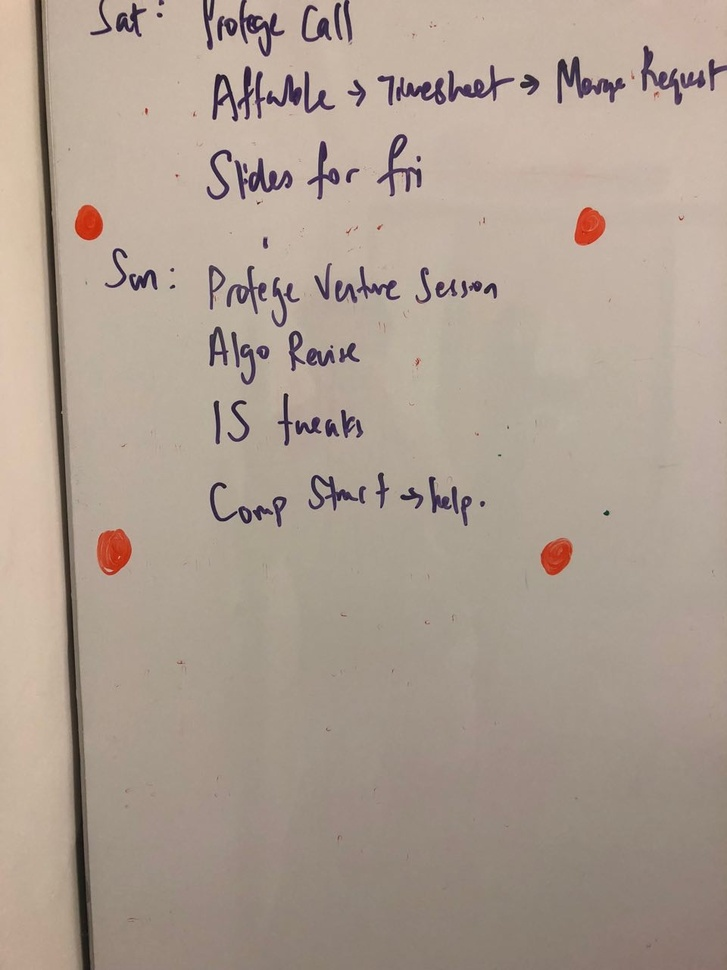
#> input picture test.jpg, 727 x 970 px, shrunk from 960 x 1280 before the run
$ jupyter execute 'Crop image based on orange circles.ipynb'   (shell and % lines are left out)   (older library calls are emulated)
#> lines starting #> are read from the running program, lines starting #| are printed output that depends on the picture; after the words box and inside, x2 and y2 are one past the last pixel; in counts of white or black regions, pixels touching at a corner belong together
[cell 1]
import cv2
import imutils

[cell 2]
import numpy as np
import matplotlib.pyplot as plt

[cell 3]
img = cv2.imread("test.jpg")
#> img is the input picture: shape (970, 727, 3); mean B, G, R 145.1, 157.8, 173
# img = cv2.cvtColor(img, cv2.COLOR_BGR2RGB)

[cell 4]
hsv = cv2.cvtColor(img, cv2.COLOR_BGR2HSV)
#> hsv: shape (970, 727, 3); mean H, S, V 19.6, 42.8, 173.1

[cell 5]
# lower_red = (0, 100, 100)
# upper_red = (20, 255, 255)

lower_red = (80, 70, 50)
upper_red = (100, 255, 255)

light_orange = (1, 190, 200)
dark_orange = (18, 255, 255)

lower_blue = np.array([110,50,50])
upper_blue = np.array([130,255,255])


mask = cv2.inRange(hsv, light_orange, dark_orange)
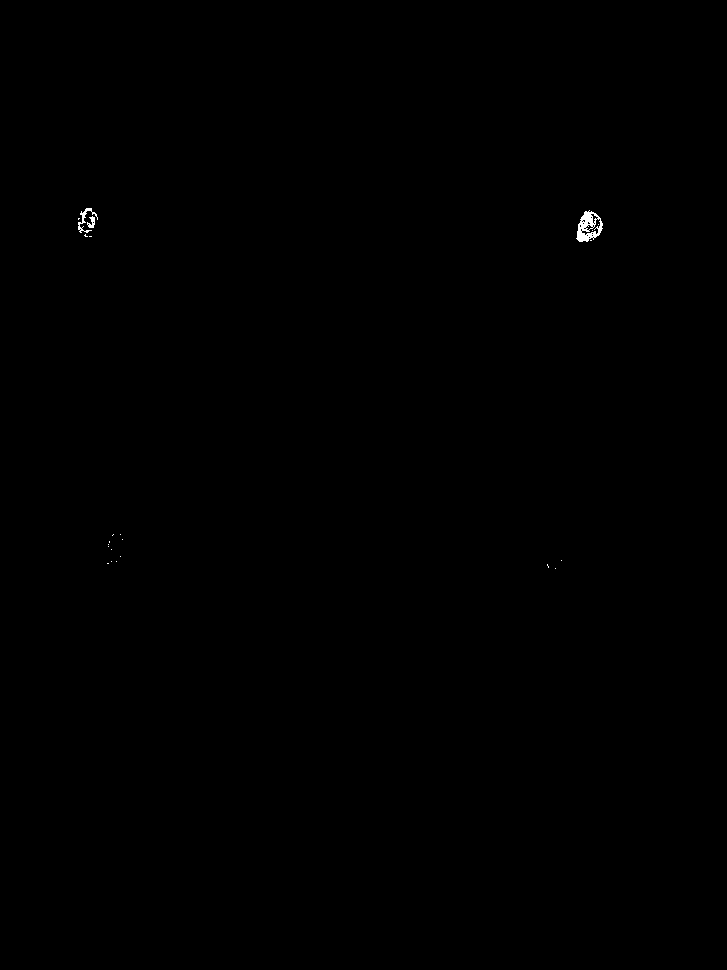
#> mask: shape (970, 727); 0.1% white; 23 white regions (20 under 20 px)
# mask = cv2.erode(mask, None, iterations=2)
# mask = cv2.dilate(mask, None, iterations=2)

res = cv2.bitwise_and(img, img, mask=mask)
# cv2.imshow('frame', img)
# cv2.imshow('mask', mask)
# cv2.imshow('res', res)

[cell 6]
plt.imshow(mask)

[cell 7]
cnts = cv2.findContours(mask.copy(), cv2.RETR_EXTERNAL,
    cv2.CHAIN_APPROX_SIMPLE)
#> cnts = 21 contours, 18 with area under 20; largest, box (x1, y1, x2, y2) and area: (576, 210, 603, 242) 548, (78, 208, 98, 233) 70, (87, 216, 95, 228) 39

cnts = cnts[0] if imutils.is_cv2() else cnts[1]

[cell 8]
len(cnts)
#> Out = 21

[cell 9]
positions = {"x": [], "y": []}
for c in cnts:
    ((x, y), radius) = cv2.minEnclosingCircle(c)
    positions["x"].append(x)
    positions["y"].append(y)
#> this loop made 21 passes
#> (x, y, radius) on passes 1, 2, 4, 5, 6, 7, 8, 9, 10, 12, 13, 17: (555, 568, 0.0001), (547.5, 565.5, 1.58), (116, 561, 0.0001), (111, 561, 0.0001), (561, 560, 0.0001), (120, 556, 0.0001), (111, 549, 0.0001), (108, 546, 0.0001), (108, 544, 0.0001), (122, 539, 0.0001), (120, 534, 0.0001), (85.5, 235.5, 1.58)
#> (c, x, y, radius) on passes 3, 11, 14, 15, 16, 18: ([[107, 563], [108, 563]], 107.5, 563, 0.5), ([[109, 541], [109, 542]], 109, 541.5, 0.5), ([[113, 534], [112, 535]], 112.5, 534.5, 0.707), ([[590, 240], [591, 240]], 590.5, 240, 0.5), ([[89, 236], [91, 236]], 90, 236, 1), ([[78, 218], [78, 219], [79, 218]], 78.5, 218.5, 0.707)

[cell 10]
positions

[cell 11]
y1 = int(min(positions["y"]))
y2 = int(max(positions["y"]))
x1 = int(min(positions["x"]))
x2 = int(max(positions["x"]))

[cell 12]
plt.imshow(img)

[cell 13]
crop_img = img[y1:y2, x1:x2]
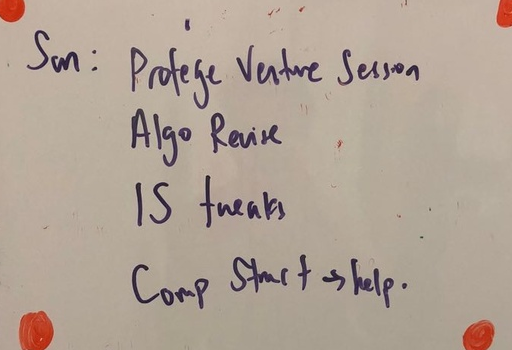
#> crop_img: shape (350, 512, 3); mean B, G, R 149.7, 162.7, 177.5
plt.figure()
plt.imshow(cv2.cvtColor(img, cv2.COLOR_BGR2RGB))
plt.figure()
plt.imshow(mask)
plt.figure()
# plt.imshow(img)
# plt.figure()
plt.imshow(cv2.cvtColor(crop_img, cv2.COLOR_BGR2RGB))
